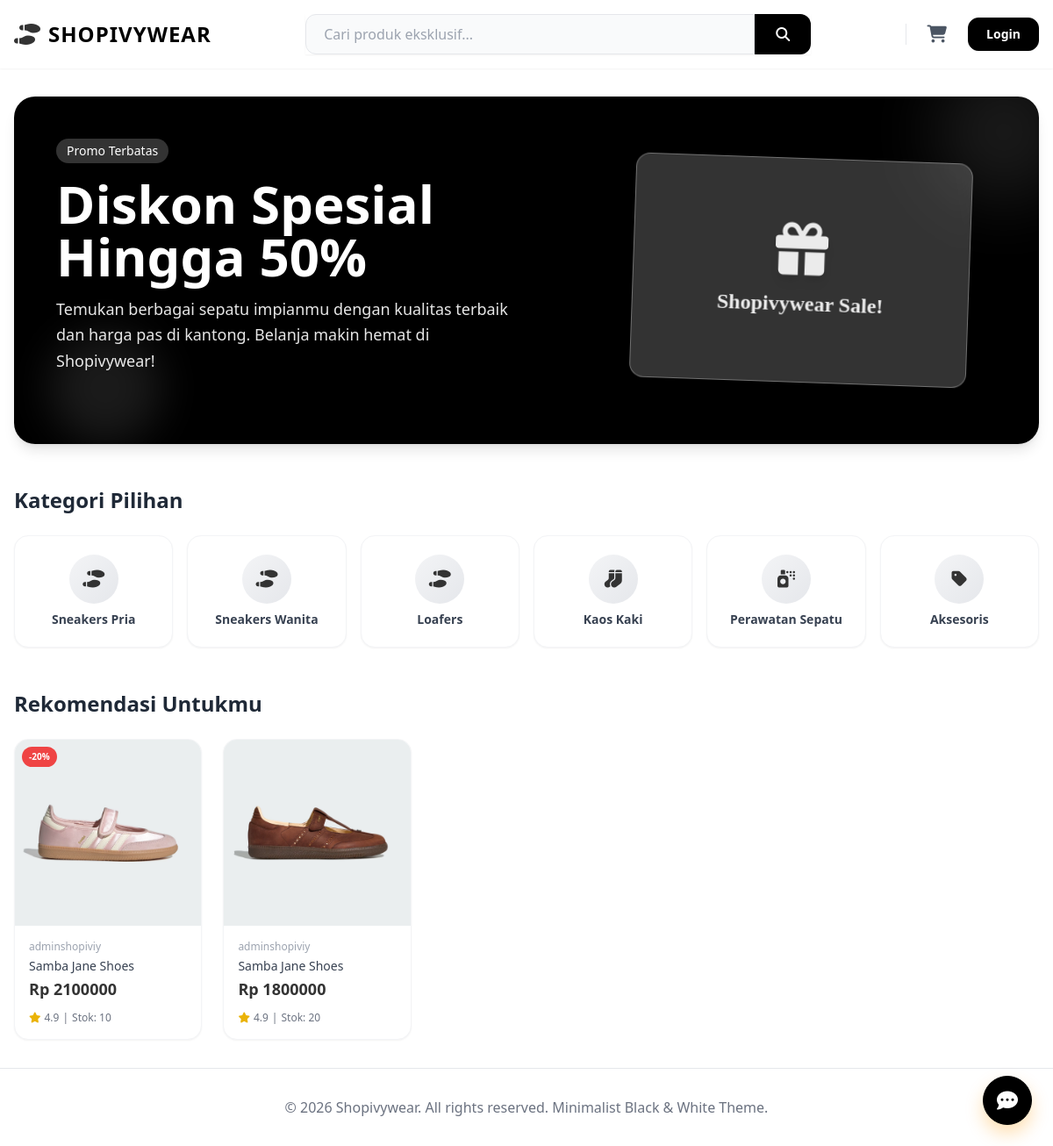
Before: / with the older database file.
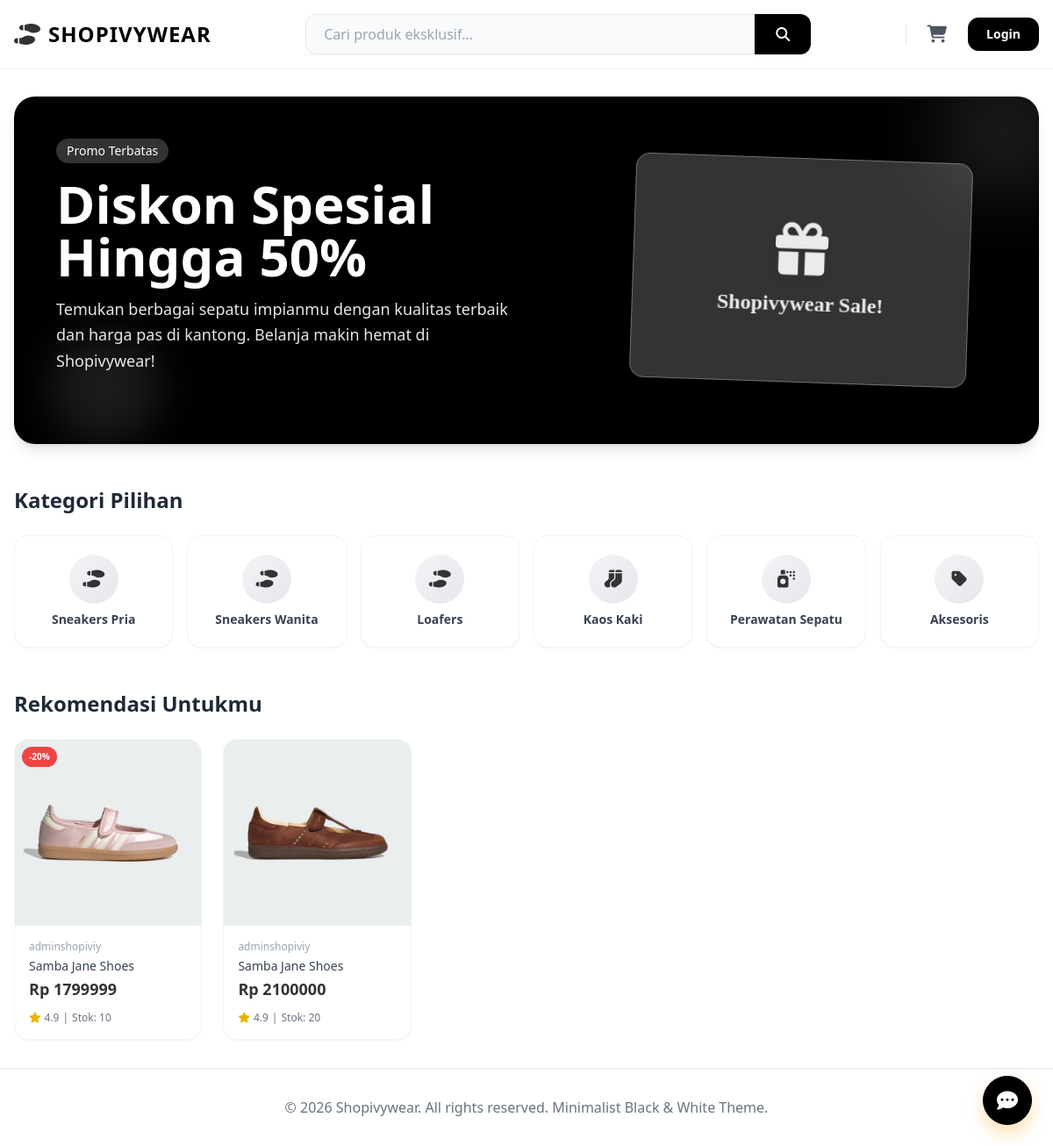
After: the same page with the newer database file.
### products/models.py (models this page shows, shortened)
class Product(models.Model):
    seller = models.ForeignKey(User, on_delete=models.CASCADE, related_name='products')
    category = models.ForeignKey(Category, on_delete=models.SET_NULL, null=True, related_name='products')
    name = models.CharField(max_length=255)
    slug = models.SlugField(unique=True, blank=True)
    description = models.TextField()
    price = models.DecimalField(max_digits=12, decimal_places=2)
    stock = models.IntegerField(default=0)
    image = models.ImageField(upload_to='products/', blank=True, null=True)
    image_url = models.URLField(blank=True, null=True) # Fallback URL
    sizes = models.ManyToManyField(Size, blank=True)
    colors = models.ManyToManyField(Color, blank=True)
    created_at = models.DateTimeField(auto_now_add=True)
    @property
    def get_image(self):
        if self.image:
            return self.image.url
        if self.image_url:
            return self.image_url
        return 'https://via.placeholder.com/300'

### accounts/models.py (models this page shows, shortened)
class UserProfile(models.Model):
    user = models.OneToOneField(User, on_delete=models.CASCADE, related_name='profile')
    is_seller = models.BooleanField(default=False)
    phone = models.CharField(max_length=20, blank=True)
    address = models.TextField(blank=True)
    store_name = models.CharField(max_length=100, blank=True)

### products/views.py (the view)
# urls.py: 2. Add a URL to urlpatterns:  path('', views.home, name='home')
def home(request):
    q = request.GET.get('q', '').strip()
    if q:
        products = Product.objects.filter(Q(name__icontains=q) | Q(description__icontains=q)).order_by('-created_at')
    else:
        products = Product.objects.all().order_by('-created_at')[:10]
    return render(request, 'index.html', {'db_products': products, 'search_query': q})

### templates/index.html (shortened to what the changed rows need)
{% extends 'base.html' %}
{% block content %}
<div class="bg-gradient-primary rounded-3xl p-8 md:p-12 text-white shadow-lg mb-12 flex flex-col md:flex-row items-center justify-between relative overflow-hidden">
    <div class="md:w-1/2 mb-8 md:mb-0 relative z-10">
        <h1 class="text-4xl md:text-5xl lg:text-6xl font-extrabold mb-4 leading-tight">Diskon Spesial<br>Hingga 50%</h1>
    </div>
</div>
<div class="mb-12">
    <div class="flex justify-between items-end mb-6">
        <h2 class="text-2xl font-bold text-gray-800">Kategori Pilihan</h2>
    </div>
</div>
<div>
    <h2 class="text-2xl font-bold mb-6 text-gray-800">Rekomendasi Untukmu</h2>
    <div class="grid grid-cols-2 md:grid-cols-3 lg:grid-cols-5 gap-4 md:gap-6" id="product-grid">
        {% for prod in db_products %}
        <a href="{% url 'product_detail' prod.id %}" class="product-item bg-white rounded-2xl shadow-sm overflow-hidden card-hover border border-gray-100 flex flex-col group relative block">
            {% if forloop.first %}
            <div class="absolute top-2 left-2 bg-red-500 text-white text-[10px] font-bold px-2 py-1 rounded-full z-10">-20%</div>
            {% endif %}
            <div class="relative overflow-hidden w-full pt-[100%] bg-gray-50">
                <img src="{{ prod.get_image }}" alt="{{ prod.name }}" class="absolute top-0 left-0 w-full h-full object-cover group-hover:scale-105 transition duration-500">
            </div>
            <div class="p-4 flex-grow flex flex-col">
                <p class="text-xs text-gray-400 mb-1 line-clamp-1">{{ prod.seller.profile.store_name|default:prod.seller.username }}</p>
                <h3 class="font-medium text-gray-700 mb-1 line-clamp-2 text-sm leading-snug group-hover:text-secondary transition">{{ prod.name }}</h3>
                <div class="mt-1 mb-2">
                    <p class="text-secondary font-extrabold text-lg leading-none">Rp {{ prod.price|floatformat:"0" }}</p>
                </div>
                <div class="mt-auto pt-2 flex justify-between items-center w-full">
                    <div class="text-xs text-gray-500 flex items-center font-medium">
                        <i class="fas fa-star text-yellow-500 mr-1"></i> 4.9 <span class="mx-1">|</span> Stok: {{ prod.stock }}
                    </div>
                </div>
            </div>
            <form action="{% url 'add_to_cart' prod.id %}" method="POST" class="absolute bottom-4 right-4 z-20">
            </form>
        </a>
        {% empty %}
        <p class="col-span-full text-center py-10 text-gray-400">Belum ada produk. Silahkan tambah melalui seller dashboard.</p>
        {% endfor %}
    </div>
</div>
{% endblock %}

Changed rows visible on the page:
changed Product (number 1 of 2 on the later page): price "2100000" → "1799999"
changed Product (number 2 of 2 on the later page): price "1800000" → "2100000"
